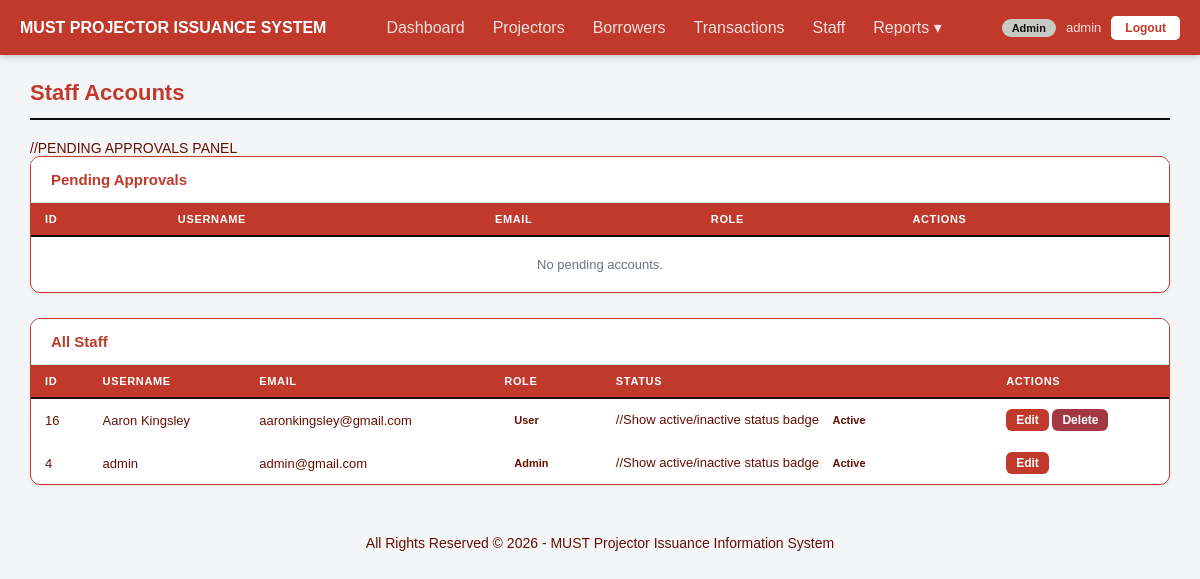
The page /admin/users.php (signed in) on the database its author committed.
### tables this page shows
CREATE TABLE `tbl_users` (
  `id` int(11) NOT NULL,
  `username` varchar(50) NOT NULL,
  `email` varchar(100) NOT NULL,
  `password` varchar(255) NOT NULL,
  `role` varchar(10) NOT NULL DEFAULT 'teller',
  `created_at` datetime DEFAULT current_timestamp(),
  `status` enum('pending','active','inactive') DEFAULT 'pending'
);

### admin/users.php (the view, shortened to what this page needs)
<?php
require_once '../db.php';
$pendingResult = mysqli_query($conn, "SELECT * FROM tbl_users WHERE status = 'pending' ORDER BY id DESC");
$pendingCount  = mysqli_num_rows($pendingResult);
$allUsers = mysqli_query($conn, "SELECT * FROM tbl_users WHERE status != 'pending' ORDER BY role DESC, username ASC");
require_once '../includes/header.php';
?>
     //PENDING APPROVALS PANEL
<div class="card" style="margin-bottom:25px;">
    <div class="card-header">
        <h3>Pending Approvals
        </h3>
    </div>
    <table>
        <thead>
            <tr>
                <th>ID</th>
                <th>Username</th>
                <th>Email</th>
                <th>Role</th>
                <th>Actions</th>
            </tr>
        </thead>
        <tbody>
        <?php if ($pendingCount == 0): ?>
            <tr>
                <td colspan="5" class="text-center text-grey" style="padding:20px;">
                    No pending accounts.
                </td>
            </tr>
        <?php endif; ?>
        </tbody>
    </table>
</div>
<div class="card">
    <div class="card-header"><h3>All Staff</h3></div>
    <table>
        <thead>
            <tr>
                <th>ID</th>
                <th>Username</th>
                <th>Email</th>
                <th>Role</th>
                <th>Status</th>
                <th>Actions</th>
            </tr>
        </thead>
        <tbody>
        <?php while ($u = mysqli_fetch_assoc($allUsers)): ?>
            <tr>
                <td><?php echo $u['id']; ?></td>
                <td><?php echo htmlspecialchars($u['username']); ?></td>
                <td><?php echo htmlspecialchars($u['email']); ?></td>
                <td><span class="badge badge-<?php echo $u['role']; ?>"><?php echo $u['role']; ?></span></td>
                <td>
                    //Show active/inactive status badge
                    <span class="badge badge-<?php echo $u['status']; ?>">
                        <?php echo ucfirst($u['status']); ?>
                    </span>
                </td>
                <td>
                    <a href="users.php?action=edit&id=<?php echo $u['id']; ?>" class="btn btn-gold btn-small">Edit</a>
                    <?php if ($u['id'] != $_SESSION['user_id']): ?>
                        <a href="users.php?action=delete&id=<?php echo $u['id']; ?>"
                           class="btn btn-red btn-small confirm-delete">Delete</a>
                    <?php endif; ?>
                </td>
            </tr>
        <?php endwhile; ?>
        </tbody>
    </table>
</div>
<?php require_once '../includes/footer.php'; ?>

### assets/css/style.css (style rules this page uses)
* { margin: 0; padding: 0; box-sizing: border-box; }
body { font-family: 'Poppins', sans-serif; font-size: 14px; background-color: #f4f5f7; color: #660e04; }
a { color: #1a7a4a; text-decoration: none; }
.card { background: white; border-radius: 10px; border: 1px solid #c0392b; box-shadow: 0 1px 4px rgba(0,0,0,0.06); margin-bottom: 25px; overflow: hidden; }
.card-header { background-color: white; padding: 14px 20px; border-bottom: 1px solid #d1fae5; display: flex; justify-content: space-between; align-items: center; }
.card-header h3 { font-size: 15px; font-weight: 700; color: #c0392b; }
table { width: 100%; border-collapse: collapse; font-size: 13px; }
table thead th { background-color: #c0392b; padding: 10px 14px; text-align: left; font-size: 11px; font-weight: 700; color: white; text-transform: uppercase; letter-spacing: 0.06em; border-bottom: 2px solid #0d0e0d; }
table tbody td { padding: 10px 14px; border-bottom: 1px solid white; vertical-align: middle; }
table tbody tr:last-child td { border-bottom: none; }
.badge { display: inline-block; padding: 3px 10px; border-radius: 20px; font-size: 11px; font-weight: 700; text-transform: capitalize; }
.btn { display: inline-block; padding: 8px 18px; border-radius: 6px; font-size: 13px; font-weight: 600; border: none; cursor: pointer; font-family: inherit; transition: opacity 0.2s; text-align: center; }
.btn-gold { background: #c0392b ;color: white; }
.btn-red { background: #a33742; color: white; }
.btn-small { padding: 4px 10px; font-size: 12px; }
.text-grey { color: #6b7280; }
.text-center { text-align: center; }

### rows shown on the page
tbl_users: id "16", username "Aaron Kingsley", email "aaronkingsley@gmail.com", role "User", status "Active"
tbl_users: id "4", username "admin", email "admin@gmail.com", role "Admin", status "Active"

### other values the page prints
$displayName "admin"
$pageTitle "Staff Accounts"
